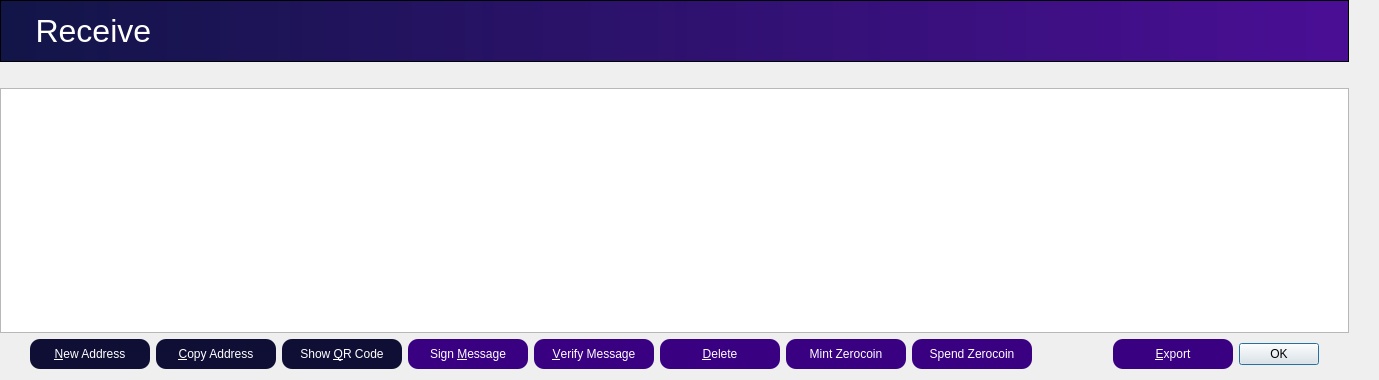
<?xml version="1.0" encoding="UTF-8"?>
<ui version="4.0">
 <class>AddressBookPage</class>
 <widget class="QWidget" name="AddressBookPage">
  <property name="geometry">
   <rect>
    <x>0</x>
    <y>0</y>
    <width>1379</width>
    <height>380</height>
   </rect>
  </property>
  <property name="windowTitle">
   <string>Address Book</string>
  </property>
  <layout class="QVBoxLayout" name="verticalLayout">
   <property name="leftMargin">
    <number>0</number>
   </property>
   <property name="topMargin">
    <number>0</number>
   </property>
   <property name="rightMargin">
    <number>30</number>
   </property>
   <item>
    <layout class="QHBoxLayout" name="horizontalLayout_2">
     <item>
      <widget class="QFrame" name="frame">
       <property name="minimumSize">
        <size>
         <width>0</width>
         <height>62</height>
        </size>
       </property>
       <property name="styleSheet">
        <string notr="true">background: QLinearGradient(x1: 0, y1: 0, x2: 1, y2: 0, stop: 0 #121548, stop: 1 #4a0e95);</string>
       </property>
       <property name="frameShape">
        <enum>QFrame::StyledPanel</enum>
       </property>
       <property name="frameShadow">
        <enum>QFrame::Raised</enum>
       </property>
       <widget class="QLabel" name="winTitle">
        <property name="geometry">
         <rect>
          <x>0</x>
          <y>0</y>
          <width>181</width>
          <height>62</height>
         </rect>
        </property>
        <property name="sizePolicy">
         <sizepolicy hsizetype="Maximum" vsizetype="Maximum">
          <horstretch>100</horstretch>
          <verstretch>100</verstretch>
         </sizepolicy>
        </property>
        <property name="font">
         <font>
          <pointsize>24</pointsize>
         </font>
        </property>
        <property name="autoFillBackground">
         <bool>false</bool>
        </property>
        <property name="styleSheet">
         <string notr="true">color:white;
background-color: rgba(255, 255, 255,0);</string>
        </property>
        <property name="text">
         <string>    Receive</string>
        </property>
       </widget>
      </widget>
     </item>
    </layout>
   </item>
   <item>
    <widget class="QLabel" name="labelExplanation">
     <property name="textFormat">
      <enum>Qt::PlainText</enum>
     </property>
     <property name="wordWrap">
      <bool>true</bool>
     </property>
    </widget>
   </item>
   <item>
    <widget class="QTableView" name="tableView">
     <property name="contextMenuPolicy">
      <enum>Qt::CustomContextMenu</enum>
     </property>
     <property name="toolTip">
      <string>Double-click to edit address or label</string>
     </property>
     <property name="tabKeyNavigation">
      <bool>false</bool>
     </property>
     <property name="alternatingRowColors">
      <bool>true</bool>
     </property>
     <property name="selectionMode">
      <enum>QAbstractItemView::SingleSelection</enum>
     </property>
     <property name="selectionBehavior">
      <enum>QAbstractItemView::SelectRows</enum>
     </property>
     <property name="sortingEnabled">
      <bool>true</bool>
     </property>
     <attribute name="verticalHeaderVisible">
      <bool>false</bool>
     </attribute>
    </widget>
   </item>
   <item>
    <layout class="QHBoxLayout" name="horizontalLayout">
     <property name="leftMargin">
      <number>30</number>
     </property>
     <property name="rightMargin">
      <number>30</number>
     </property>
     <item>
      <widget class="QPushButton" name="newAddress">
       <property name="toolTip">
        <string>Create a new address</string>
       </property>
       <property name="styleSheet">
        <string notr="true">background-color: rgb(15, 15, 54);
color: white;
border-radius:10px;
height:30px;
width:120px;</string>
       </property>
       <property name="text">
        <string>&amp;New Address</string>
       </property>
      </widget>
     </item>
     <item>
      <widget class="QPushButton" name="copyAddress">
       <property name="toolTip">
        <string>Copy the currently selected address to the system clipboard</string>
       </property>
       <property name="styleSheet">
        <string notr="true">background-color: rgb(15, 15, 54);
color: white;
border-radius:10px;
height:30px;
width:120px;</string>
       </property>
       <property name="text">
        <string>&amp;Copy Address</string>
       </property>
      </widget>
     </item>
     <item>
      <widget class="QPushButton" name="showQRCode">
       <property name="styleSheet">
        <string notr="true">background-color: rgb(15, 15, 54);
color: white;
border-radius:10px;
height:30px;
width:120px;</string>
       </property>
       <property name="text">
        <string>Show &amp;QR Code</string>
       </property>
      </widget>
     </item>
     <item>
      <widget class="QPushButton" name="signMessage">
       <property name="toolTip">
        <string>Sign a message to prove you own a zoin address</string>
       </property>
       <property name="styleSheet">
        <string notr="true">background-color: rgb(57, 0, 130);
color: white;
border-radius:10px;
height:30px;
width:120px;</string>
       </property>
       <property name="text">
        <string>Sign &amp;Message</string>
       </property>
      </widget>
     </item>
     <item>
      <widget class="QPushButton" name="verifyMessage">
       <property name="toolTip">
        <string>Verify a message to ensure it was signed with a specified zoin address</string>
       </property>
       <property name="styleSheet">
        <string notr="true">background-color: rgb(57, 0, 130);
color: white;
border-radius:10px;
height:30px;
width:120px;</string>
       </property>
       <property name="text">
        <string>&amp;Verify Message</string>
       </property>
      </widget>
     </item>
     <item>
      <widget class="QPushButton" name="deleteAddress">
       <property name="toolTip">
        <string>Delete the currently selected address from the list</string>
       </property>
       <property name="styleSheet">
        <string notr="true">background-color: rgb(57, 0, 130);
color: white;
border-radius:10px;
height:30px;
width:120px;</string>
       </property>
       <property name="text">
        <string>&amp;Delete</string>
       </property>
      </widget>
     </item>
     <item>
      <widget class="QPushButton" name="zerocoinMintButton">
       <property name="styleSheet">
        <string notr="true">background-color: rgb(57, 0, 130);
color: white;
border-radius:10px;
height:30px;
width:120px;</string>
       </property>
       <property name="text">
        <string>Mint Zerocoin</string>
       </property>
      </widget>
     </item>
     <item>
      <widget class="QPushButton" name="zerocoinSpendButton">
       <property name="styleSheet">
        <string notr="true">background-color: rgb(57, 0, 130);
color: white;
border-radius:10px;
height:30px;
width:120px;</string>
       </property>
       <property name="text">
        <string>Spend Zerocoin</string>
       </property>
      </widget>
     </item>
     <item>
      <spacer name="horizontalSpacer">
       <property name="orientation">
        <enum>Qt::Horizontal</enum>
       </property>
       <property name="sizeHint" stdset="0">
        <size>
         <width>40</width>
         <height>20</height>
        </size>
       </property>
      </spacer>
     </item>
     <item>
      <widget class="QPushButton" name="exportButton">
       <property name="toolTip">
        <string>Export the data in the current tab to a file</string>
       </property>
       <property name="styleSheet">
        <string notr="true">background-color: rgb(57, 0, 130);
color: white;
border-radius:10px;
height:30px;
width:120px;</string>
       </property>
       <property name="text">
        <string>&amp;Export</string>
       </property>
      </widget>
     </item>
     <item>
      <widget class="QDialogButtonBox" name="buttonBox">
       <property name="sizePolicy">
        <sizepolicy hsizetype="Maximum" vsizetype="Fixed">
         <horstretch>0</horstretch>
         <verstretch>0</verstretch>
        </sizepolicy>
       </property>
       <property name="standardButtons">
        <set>QDialogButtonBox::Ok</set>
       </property>
      </widget>
     </item>
    </layout>
   </item>
  </layout>
 </widget>
 <resources/>
 <connections/>
</ui>
